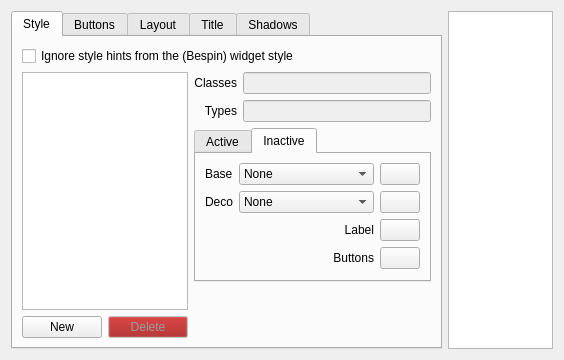
<?xml version="1.0" encoding="UTF-8"?>
<ui version="4.0">
 <class>Config</class>
 <widget class="QWidget" name="Config">
  <property name="geometry">
   <rect>
    <x>0</x>
    <y>0</y>
    <width>564</width>
    <height>360</height>
   </rect>
  </property>
  <property name="windowTitle">
   <string>Bespin KWin Client Config</string>
  </property>
  <layout class="QHBoxLayout" name="horizontalLayout">
   <item>
    <widget class="QTabWidget" name="tabWidget">
     <property name="tabPosition">
      <enum>QTabWidget::North</enum>
     </property>
     <property name="currentIndex">
      <number>0</number>
     </property>
     <widget class="QWidget" name="tab">
      <attribute name="title">
       <string>Style</string>
      </attribute>
      <layout class="QGridLayout" name="gridLayout">
       <item row="3" column="3">
        <widget class="QLineEdit" name="wmTypes">
         <property name="enabled">
          <bool>false</bool>
         </property>
        </widget>
       </item>
       <item row="0" column="0" rowspan="2" colspan="4">
        <widget class="QCheckBox" name="forceUserColors">
         <property name="text">
          <string>Ignore style hints from the (Bespin) widget style</string>
         </property>
        </widget>
       </item>
       <item row="4" column="2" colspan="2">
        <widget class="QTabWidget" name="tabWidget_2">
         <property name="currentIndex">
          <number>1</number>
         </property>
         <property name="documentMode">
          <bool>false</bool>
         </property>
         <widget class="QWidget" name="tab_3">
          <attribute name="title">
           <string>Active</string>
          </attribute>
          <layout class="QGridLayout" name="gridLayout_2">
           <item row="0" column="0">
            <widget class="QLabel" name="label_8">
             <property name="text">
              <string>Base</string>
             </property>
            </widget>
           </item>
           <item row="0" column="1">
            <widget class="QComboBox" name="actGrad">
             <item>
              <property name="text">
               <string>None</string>
              </property>
             </item>
             <item>
              <property name="text">
               <string>Simple</string>
              </property>
             </item>
             <item>
              <property name="text">
               <string>Button</string>
              </property>
             </item>
             <item>
              <property name="text">
               <string>Sunken</string>
              </property>
             </item>
             <item>
              <property name="text">
               <string>Gloss</string>
              </property>
             </item>
             <item>
              <property name="text">
               <string>Glass</string>
              </property>
             </item>
             <item>
              <property name="text">
               <string>Metal</string>
              </property>
             </item>
             <item>
              <property name="text">
               <string>Cloudy</string>
              </property>
             </item>
             <item>
              <property name="text">
               <string>Shiny</string>
              </property>
             </item>
             <item>
              <property name="text">
               <string>Stone</string>
              </property>
             </item>
             <item>
              <property name="text">
               <string>Flat</string>
              </property>
             </item>
             <item>
              <property name="text">
               <string>Vertical gradient</string>
              </property>
             </item>
             <item>
              <property name="text">
               <string>Horizontal gradient</string>
              </property>
             </item>
            </widget>
           </item>
           <item row="0" column="2">
            <widget class="KColorButton" name="actColor">
             <property name="enabled">
              <bool>true</bool>
             </property>
            </widget>
           </item>
           <item row="1" column="0">
            <widget class="QLabel" name="label_7">
             <property name="text">
              <string>Deco</string>
             </property>
            </widget>
           </item>
           <item row="1" column="1">
            <widget class="QComboBox" name="actGrad2">
             <item>
              <property name="text">
               <string>None</string>
              </property>
             </item>
             <item>
              <property name="text">
               <string>Simple</string>
              </property>
             </item>
             <item>
              <property name="text">
               <string>Button</string>
              </property>
             </item>
             <item>
              <property name="text">
               <string>Sunken</string>
              </property>
             </item>
             <item>
              <property name="text">
               <string>Gloss</string>
              </property>
             </item>
             <item>
              <property name="text">
               <string>Glass</string>
              </property>
             </item>
             <item>
              <property name="text">
               <string>Metal</string>
              </property>
             </item>
             <item>
              <property name="text">
               <string>Cloudy</string>
              </property>
             </item>
             <item>
              <property name="text">
               <string>Shiny</string>
              </property>
             </item>
             <item>
              <property name="text">
               <string>Stone</string>
              </property>
             </item>
            </widget>
           </item>
           <item row="1" column="2">
            <widget class="KColorButton" name="actColor2">
             <property name="enabled">
              <bool>true</bool>
             </property>
            </widget>
           </item>
           <item row="2" column="1">
            <widget class="QLabel" name="label_15">
             <property name="text">
              <string>Label</string>
             </property>
             <property name="alignment">
              <set>Qt::AlignRight|Qt::AlignTrailing|Qt::AlignVCenter</set>
             </property>
            </widget>
           </item>
           <item row="2" column="2">
            <widget class="KColorButton" name="actText">
             <property name="enabled">
              <bool>true</bool>
             </property>
            </widget>
           </item>
           <item row="3" column="1">
            <widget class="QLabel" name="label_16">
             <property name="text">
              <string>Buttons</string>
             </property>
             <property name="alignment">
              <set>Qt::AlignRight|Qt::AlignTrailing|Qt::AlignVCenter</set>
             </property>
            </widget>
           </item>
           <item row="3" column="2">
            <widget class="KColorButton" name="actButtons">
             <property name="enabled">
              <bool>true</bool>
             </property>
            </widget>
           </item>
          </layout>
         </widget>
         <widget class="QWidget" name="tab_4">
          <attribute name="title">
           <string>Inactive</string>
          </attribute>
          <layout class="QGridLayout" name="gridLayout_5">
           <item row="1" column="2">
            <widget class="KColorButton" name="inactColor2">
             <property name="enabled">
              <bool>true</bool>
             </property>
            </widget>
           </item>
           <item row="3" column="1">
            <widget class="QLabel" name="label_14">
             <property name="text">
              <string>Buttons</string>
             </property>
             <property name="alignment">
              <set>Qt::AlignRight|Qt::AlignTrailing|Qt::AlignVCenter</set>
             </property>
            </widget>
           </item>
           <item row="3" column="2">
            <widget class="KColorButton" name="inactButtons">
             <property name="enabled">
              <bool>true</bool>
             </property>
            </widget>
           </item>
           <item row="0" column="2">
            <widget class="KColorButton" name="inactColor">
             <property name="enabled">
              <bool>true</bool>
             </property>
            </widget>
           </item>
           <item row="0" column="1">
            <widget class="QComboBox" name="inactGrad">
             <item>
              <property name="text">
               <string>None</string>
              </property>
             </item>
             <item>
              <property name="text">
               <string>Simple</string>
              </property>
             </item>
             <item>
              <property name="text">
               <string>Button</string>
              </property>
             </item>
             <item>
              <property name="text">
               <string>Sunken</string>
              </property>
             </item>
             <item>
              <property name="text">
               <string>Gloss</string>
              </property>
             </item>
             <item>
              <property name="text">
               <string>Glass</string>
              </property>
             </item>
             <item>
              <property name="text">
               <string>Metal</string>
              </property>
             </item>
             <item>
              <property name="text">
               <string>Cloudy</string>
              </property>
             </item>
             <item>
              <property name="text">
               <string>Shiny</string>
              </property>
             </item>
             <item>
              <property name="text">
               <string>Stone</string>
              </property>
             </item>
             <item>
              <property name="text">
               <string>Flat</string>
              </property>
             </item>
             <item>
              <property name="text">
               <string>Vertical gradient</string>
              </property>
             </item>
             <item>
              <property name="text">
               <string>Horizontal gradient</string>
              </property>
             </item>
            </widget>
           </item>
           <item row="2" column="2">
            <widget class="KColorButton" name="inactText">
             <property name="enabled">
              <bool>true</bool>
             </property>
            </widget>
           </item>
           <item row="1" column="0">
            <widget class="QLabel" name="label_9">
             <property name="text">
              <string>Deco</string>
             </property>
            </widget>
           </item>
           <item row="0" column="0">
            <widget class="QLabel" name="label_6">
             <property name="text">
              <string>Base</string>
             </property>
            </widget>
           </item>
           <item row="1" column="1">
            <widget class="QComboBox" name="inactGrad2">
             <item>
              <property name="text">
               <string>None</string>
              </property>
             </item>
             <item>
              <property name="text">
               <string>Simple</string>
              </property>
             </item>
             <item>
              <property name="text">
               <string>Button</string>
              </property>
             </item>
             <item>
              <property name="text">
               <string>Sunken</string>
              </property>
             </item>
             <item>
              <property name="text">
               <string>Gloss</string>
              </property>
             </item>
             <item>
              <property name="text">
               <string>Glass</string>
              </property>
             </item>
             <item>
              <property name="text">
               <string>Metal</string>
              </property>
             </item>
             <item>
              <property name="text">
               <string>Cloudy</string>
              </property>
             </item>
             <item>
              <property name="text">
               <string>Shiny</string>
              </property>
             </item>
             <item>
              <property name="text">
               <string>Stone</string>
              </property>
             </item>
            </widget>
           </item>
           <item row="2" column="1">
            <widget class="QLabel" name="label_13">
             <property name="text">
              <string>Label</string>
             </property>
             <property name="alignment">
              <set>Qt::AlignRight|Qt::AlignTrailing|Qt::AlignVCenter</set>
             </property>
            </widget>
           </item>
          </layout>
         </widget>
        </widget>
       </item>
       <item row="5" column="3">
        <spacer name="verticalSpacer">
         <property name="orientation">
          <enum>Qt::Vertical</enum>
         </property>
         <property name="sizeHint" stdset="0">
          <size>
           <width>39</width>
           <height>51</height>
          </size>
         </property>
        </spacer>
       </item>
       <item row="6" column="0">
        <widget class="QPushButton" name="newPreset">
         <property name="text">
          <string>New</string>
         </property>
        </widget>
       </item>
       <item row="6" column="1">
        <widget class="QPushButton" name="deletePreset">
         <property name="enabled">
          <bool>false</bool>
         </property>
         <property name="palette">
          <palette>
           <active>
            <colorrole role="Button">
             <brush brushstyle="SolidPattern">
              <color alpha="255">
               <red>156</red>
               <green>14</green>
               <blue>14</blue>
              </color>
             </brush>
            </colorrole>
            <colorrole role="ButtonText">
             <brush brushstyle="SolidPattern">
              <color alpha="255">
               <red>255</red>
               <green>255</green>
               <blue>255</blue>
              </color>
             </brush>
            </colorrole>
           </active>
           <inactive>
            <colorrole role="Button">
             <brush brushstyle="SolidPattern">
              <color alpha="255">
               <red>156</red>
               <green>14</green>
               <blue>14</blue>
              </color>
             </brush>
            </colorrole>
            <colorrole role="ButtonText">
             <brush brushstyle="SolidPattern">
              <color alpha="255">
               <red>255</red>
               <green>255</green>
               <blue>255</blue>
              </color>
             </brush>
            </colorrole>
           </inactive>
           <disabled>
            <colorrole role="Button">
             <brush brushstyle="SolidPattern">
              <color alpha="255">
               <red>156</red>
               <green>14</green>
               <blue>14</blue>
              </color>
             </brush>
            </colorrole>
            <colorrole role="ButtonText">
             <brush brushstyle="SolidPattern">
              <color alpha="255">
               <red>157</red>
               <green>156</green>
               <blue>156</blue>
              </color>
             </brush>
            </colorrole>
           </disabled>
          </palette>
         </property>
         <property name="text">
          <string>Delete</string>
         </property>
        </widget>
       </item>
       <item row="6" column="2" colspan="2">
        <spacer name="horizontalSpacer_6">
         <property name="orientation">
          <enum>Qt::Horizontal</enum>
         </property>
         <property name="sizeHint" stdset="0">
          <size>
           <width>180</width>
           <height>20</height>
          </size>
         </property>
        </spacer>
       </item>
       <item row="3" column="2">
        <widget class="QLabel" name="label_2">
         <property name="text">
          <string>Types</string>
         </property>
         <property name="alignment">
          <set>Qt::AlignRight|Qt::AlignTrailing|Qt::AlignVCenter</set>
         </property>
        </widget>
       </item>
       <item row="2" column="3">
        <widget class="QLineEdit" name="wmClasses">
         <property name="enabled">
          <bool>false</bool>
         </property>
        </widget>
       </item>
       <item row="2" column="2">
        <widget class="QLabel" name="label">
         <property name="text">
          <string>Classes</string>
         </property>
         <property name="alignment">
          <set>Qt::AlignRight|Qt::AlignTrailing|Qt::AlignVCenter</set>
         </property>
        </widget>
       </item>
       <item row="2" column="0" rowspan="4" colspan="2">
        <widget class="QListWidget" name="presets"/>
       </item>
      </layout>
     </widget>
     <widget class="QWidget" name="Seite_2">
      <attribute name="title">
       <string>Buttons</string>
      </attribute>
      <layout class="QVBoxLayout" name="verticalLayout">
       <item>
        <layout class="QFormLayout" name="formLayout_2">
         <property name="fieldGrowthPolicy">
          <enum>QFormLayout::FieldsStayAtSizeHint</enum>
         </property>
         <item row="0" column="0">
          <widget class="QLabel" name="label_11">
           <property name="text">
            <string>Icons</string>
           </property>
          </widget>
         </item>
         <item row="0" column="1">
          <widget class="QComboBox" name="iconVariant">
           <property name="sizePolicy">
            <sizepolicy hsizetype="Preferred" vsizetype="Fixed">
             <horstretch>0</horstretch>
             <verstretch>0</verstretch>
            </sizepolicy>
           </property>
           <item>
            <property name="text">
             <string>Square (1st gen)</string>
            </property>
           </item>
           <item>
            <property name="text">
             <string>Round (2nd gen)</string>
            </property>
           </item>
           <item>
            <property name="text">
             <string>TheRob (3rd gen)</string>
            </property>
           </item>
           <item>
            <property name="text">
             <string>LasseKongo (nogen)</string>
            </property>
           </item>
          </widget>
         </item>
         <item row="2" column="1">
          <widget class="QComboBox" name="buttonGradient">
           <property name="enabled">
            <bool>false</bool>
           </property>
           <item>
            <property name="text">
             <string>None</string>
            </property>
           </item>
           <item>
            <property name="text">
             <string>Simple</string>
            </property>
           </item>
           <item>
            <property name="text">
             <string>Button</string>
            </property>
           </item>
           <item>
            <property name="text">
             <string>Sunken</string>
            </property>
           </item>
           <item>
            <property name="text">
             <string>Gloss</string>
            </property>
           </item>
           <item>
            <property name="text">
             <string>Glass</string>
            </property>
           </item>
           <item>
            <property name="text">
             <string>Metal</string>
            </property>
           </item>
           <item>
            <property name="text">
             <string>Cloudy</string>
            </property>
           </item>
           <item>
            <property name="text">
             <string>Shiny</string>
            </property>
           </item>
          </widget>
         </item>
         <item row="6" column="0">
          <widget class="QLabel" name="label_4">
           <property name="text">
            <string>Unhovered button</string>
           </property>
           <property name="alignment">
            <set>Qt::AlignRight|Qt::AlignTrailing|Qt::AlignVCenter</set>
           </property>
          </widget>
         </item>
         <item row="6" column="1">
          <widget class="QComboBox" name="slickButtons">
           <item>
            <property name="text">
             <string>Scaled icons</string>
            </property>
           </item>
           <item>
            <property name="text">
             <string>Dots</string>
            </property>
           </item>
           <item>
            <property name="text">
             <string>Bricks</string>
            </property>
           </item>
          </widget>
         </item>
         <item row="7" column="0">
          <widget class="QLabel" name="label_3">
           <property name="font">
            <font>
             <weight>50</weight>
             <bold>false</bold>
            </font>
           </property>
           <property name="text">
            <string>Multibutton order</string>
           </property>
          </widget>
         </item>
         <item row="7" column="1">
          <widget class="QLineEdit" name="multibutton"/>
         </item>
         <item row="2" column="0">
          <widget class="QCheckBox" name="buttonnyButton">
           <property name="text">
            <string>More traditional button</string>
           </property>
          </widget>
         </item>
         <item row="4" column="0">
          <widget class="QLabel" name="label_17">
           <property name="enabled">
            <bool>false</bool>
           </property>
           <property name="text">
            <string>Depth</string>
           </property>
          </widget>
         </item>
         <item row="4" column="1">
          <widget class="QSpinBox" name="buttonDepth">
           <property name="enabled">
            <bool>false</bool>
           </property>
           <property name="maximum">
            <number>4</number>
           </property>
           <property name="value">
            <number>1</number>
           </property>
          </widget>
         </item>
         <item row="5" column="1">
          <widget class="QCheckBox" name="invertedButtons">
           <property name="enabled">
            <bool>false</bool>
           </property>
           <property name="text">
            <string>Inverted colors</string>
           </property>
          </widget>
         </item>
        </layout>
       </item>
       <item>
        <widget class="QCheckBox" name="inactiveButtons">
         <property name="text">
          <string>Show Icons on inactive windows</string>
         </property>
        </widget>
       </item>
       <item>
        <spacer name="verticalSpacer_2">
         <property name="orientation">
          <enum>Qt::Vertical</enum>
         </property>
         <property name="sizeHint" stdset="0">
          <size>
           <width>20</width>
           <height>40</height>
          </size>
         </property>
        </spacer>
       </item>
      </layout>
     </widget>
     <widget class="QWidget" name="Seite">
      <attribute name="title">
       <string>Layout</string>
      </attribute>
      <layout class="QGridLayout" name="gridLayout_3">
       <item row="2" column="1" colspan="2">
        <widget class="QLabel" name="label_22">
         <property name="text">
          <string>Base</string>
         </property>
         <property name="alignment">
          <set>Qt::AlignLeading|Qt::AlignLeft|Qt::AlignVCenter</set>
         </property>
        </widget>
       </item>
       <item row="2" column="0">
        <widget class="QLabel" name="label_20">
         <property name="font">
          <font>
           <weight>75</weight>
           <bold>true</bold>
          </font>
         </property>
         <property name="text">
          <string>Border widths:</string>
         </property>
         <property name="alignment">
          <set>Qt::AlignLeading|Qt::AlignLeft|Qt::AlignTop</set>
         </property>
        </widget>
       </item>
       <item row="2" column="4">
        <widget class="QLabel" name="label_21">
         <property name="text">
          <string>Edges</string>
         </property>
         <property name="alignment">
          <set>Qt::AlignLeading|Qt::AlignLeft|Qt::AlignVCenter</set>
         </property>
        </widget>
       </item>
       <item row="3" column="3">
        <spacer name="horizontalSpacer_5">
         <property name="orientation">
          <enum>Qt::Horizontal</enum>
         </property>
         <property name="sizeType">
          <enum>QSizePolicy::Fixed</enum>
         </property>
         <property name="sizeHint" stdset="0">
          <size>
           <width>16</width>
           <height>20</height>
          </size>
         </property>
        </spacer>
       </item>
       <item row="3" column="4">
        <widget class="QSpinBox" name="edgeSize">
         <property name="suffix">
          <string>px</string>
         </property>
         <property name="maximum">
          <number>32</number>
         </property>
        </widget>
       </item>
       <item row="5" column="2">
        <spacer name="verticalSpacer_4">
         <property name="orientation">
          <enum>Qt::Vertical</enum>
         </property>
         <property name="sizeHint" stdset="0">
          <size>
           <width>20</width>
           <height>40</height>
          </size>
         </property>
        </spacer>
       </item>
       <item row="3" column="1" colspan="2">
        <widget class="QSpinBox" name="baseSize">
         <property name="suffix">
          <string>px</string>
         </property>
         <property name="maximum">
          <number>32</number>
         </property>
        </widget>
       </item>
       <item row="3" column="5">
        <spacer name="horizontalSpacer_7">
         <property name="orientation">
          <enum>Qt::Horizontal</enum>
         </property>
         <property name="sizeHint" stdset="0">
          <size>
           <width>40</width>
           <height>20</height>
          </size>
         </property>
        </spacer>
       </item>
       <item row="1" column="0" colspan="6">
        <widget class="QCheckBox" name="verticalTitlebar">
         <property name="text">
          <string>Netbook compatible titlebar orientation ;-)</string>
         </property>
        </widget>
       </item>
       <item row="0" column="0" colspan="6">
        <widget class="QCheckBox" name="roundCorners">
         <property name="text">
          <string>Round window corners</string>
         </property>
        </widget>
       </item>
       <item row="4" column="0" colspan="6">
        <widget class="QCheckBox" name="resizeCorner">
         <property name="text">
          <string>Show resize grip</string>
         </property>
        </widget>
       </item>
      </layout>
     </widget>
     <widget class="QWidget" name="tab_2">
      <attribute name="title">
       <string>Title</string>
      </attribute>
      <layout class="QFormLayout" name="formLayout_4">
       <property name="fieldGrowthPolicy">
        <enum>QFormLayout::FieldsStayAtSizeHint</enum>
       </property>
       <item row="1" column="0">
        <widget class="QLabel" name="label_10">
         <property name="text">
          <string>Title alignment</string>
         </property>
        </widget>
       </item>
       <item row="1" column="1">
        <widget class="QWidget" name="widget" native="true">
         <property name="minimumSize">
          <size>
           <width>0</width>
           <height>0</height>
          </size>
         </property>
         <layout class="QGridLayout" name="gridLayout_10">
          <property name="margin">
           <number>0</number>
          </property>
          <item row="0" column="0">
           <spacer name="horizontalSpacer">
            <property name="orientation">
             <enum>Qt::Horizontal</enum>
            </property>
            <property name="sizeHint" stdset="0">
             <size>
              <width>1</width>
              <height>14</height>
             </size>
            </property>
           </spacer>
          </item>
          <item row="0" column="1">
           <widget class="QRadioButton" name="titleLeft">
            <property name="text">
             <string/>
            </property>
           </widget>
          </item>
          <item row="0" column="2">
           <spacer name="horizontalSpacer_3">
            <property name="orientation">
             <enum>Qt::Horizontal</enum>
            </property>
            <property name="sizeHint" stdset="0">
             <size>
              <width>1</width>
              <height>1</height>
             </size>
            </property>
           </spacer>
          </item>
          <item row="0" column="3">
           <widget class="QRadioButton" name="titleCenter">
            <property name="text">
             <string/>
            </property>
           </widget>
          </item>
          <item row="0" column="4">
           <spacer name="horizontalSpacer_4">
            <property name="orientation">
             <enum>Qt::Horizontal</enum>
            </property>
            <property name="sizeHint" stdset="0">
             <size>
              <width>1</width>
              <height>1</height>
             </size>
            </property>
           </spacer>
          </item>
          <item row="0" column="5">
           <widget class="QRadioButton" name="titleRight">
            <property name="text">
             <string/>
            </property>
           </widget>
          </item>
          <item row="0" column="6">
           <spacer name="horizontalSpacer_2">
            <property name="orientation">
             <enum>Qt::Horizontal</enum>
            </property>
            <property name="sizeHint" stdset="0">
             <size>
              <width>1</width>
              <height>1</height>
             </size>
            </property>
           </spacer>
          </item>
         </layout>
        </widget>
       </item>
       <item row="5" column="0">
        <widget class="QLabel" name="label_5">
         <property name="text">
          <string>Titlebar padding</string>
         </property>
         <property name="alignment">
          <set>Qt::AlignLeading|Qt::AlignLeft|Qt::AlignVCenter</set>
         </property>
        </widget>
       </item>
       <item row="5" column="1">
        <widget class="QSpinBox" name="titlePadding">
         <property name="sizePolicy">
          <sizepolicy hsizetype="Maximum" vsizetype="Fixed">
           <horstretch>0</horstretch>
           <verstretch>0</verstretch>
          </sizepolicy>
         </property>
         <property name="suffix">
          <string>px</string>
         </property>
         <property name="maximum">
          <number>10</number>
         </property>
        </widget>
       </item>
       <item row="7" column="0">
        <widget class="QLabel" name="label_12">
         <property name="text">
          <string>Force small titlebar for</string>
         </property>
        </widget>
       </item>
       <item row="7" column="1">
        <widget class="QLineEdit" name="smallTitleClasses"/>
       </item>
       <item row="4" column="1">
        <widget class="QCheckBox" name="trimmTitle">
         <property name="text">
          <string/>
         </property>
        </widget>
       </item>
       <item row="2" column="1">
        <widget class="QCheckBox" name="borderLines">
         <property name="text">
          <string/>
         </property>
        </widget>
       </item>
       <item row="4" column="0">
        <widget class="QLabel" name="label_23">
         <property name="text">
          <string>Trimm title</string>
         </property>
        </widget>
       </item>
       <item row="2" column="0">
        <widget class="QLabel" name="label_24">
         <property name="text">
          <string>Draw titlewings on active window</string>
         </property>
        </widget>
       </item>
      </layout>
     </widget>
     <widget class="QWidget" name="tab_5">
      <attribute name="title">
       <string>Shadows</string>
      </attribute>
      <layout class="QFormLayout" name="formLayout_3">
       <item row="1" column="0">
        <widget class="QLabel" name="label_18">
         <property name="text">
          <string>Inactive windows</string>
         </property>
        </widget>
       </item>
       <item row="1" column="1">
        <widget class="QSlider" name="inactiveShadowSize">
         <property name="sizePolicy">
          <sizepolicy hsizetype="MinimumExpanding" vsizetype="Fixed">
           <horstretch>0</horstretch>
           <verstretch>0</verstretch>
          </sizepolicy>
         </property>
         <property name="minimumSize">
          <size>
           <width>128</width>
           <height>0</height>
          </size>
         </property>
         <property name="minimum">
          <number>8</number>
         </property>
         <property name="maximum">
          <number>72</number>
         </property>
         <property name="pageStep">
          <number>8</number>
         </property>
         <property name="value">
          <number>12</number>
         </property>
         <property name="orientation">
          <enum>Qt::Horizontal</enum>
         </property>
         <property name="tickPosition">
          <enum>QSlider::TicksBelow</enum>
         </property>
         <property name="tickInterval">
          <number>8</number>
         </property>
        </widget>
       </item>
       <item row="2" column="0">
        <widget class="QLabel" name="label_19">
         <property name="text">
          <string>Active windows</string>
         </property>
        </widget>
       </item>
       <item row="2" column="1">
        <widget class="QSlider" name="activeShadowSize">
         <property name="sizePolicy">
          <sizepolicy hsizetype="MinimumExpanding" vsizetype="Fixed">
           <horstretch>0</horstretch>
           <verstretch>0</verstretch>
          </sizepolicy>
         </property>
         <property name="minimumSize">
          <size>
           <width>128</width>
           <height>0</height>
          </size>
         </property>
         <property name="minimum">
          <number>8</number>
         </property>
         <property name="maximum">
          <number>72</number>
         </property>
         <property name="pageStep">
          <number>8</number>
         </property>
         <property name="value">
          <number>48</number>
         </property>
         <property name="orientation">
          <enum>Qt::Horizontal</enum>
         </property>
         <property name="tickPosition">
          <enum>QSlider::TicksAbove</enum>
         </property>
         <property name="tickInterval">
          <number>8</number>
         </property>
        </widget>
       </item>
       <item row="0" column="1">
        <widget class="KColorButton" name="shadowColor">
         <property name="enabled">
          <bool>false</bool>
         </property>
        </widget>
       </item>
       <item row="0" column="0">
        <widget class="QCheckBox" name="halo">
         <property name="text">
          <string>Halo</string>
         </property>
        </widget>
       </item>
      </layout>
     </widget>
    </widget>
   </item>
   <item>
    <widget class="QTextBrowser" name="onlinehelp">
     <property name="focusPolicy">
      <enum>Qt::NoFocus</enum>
     </property>
     <property name="frameShape">
      <enum>QFrame::StyledPanel</enum>
     </property>
     <property name="frameShadow">
      <enum>QFrame::Plain</enum>
     </property>
     <property name="lineWidth">
      <number>0</number>
     </property>
    </widget>
   </item>
  </layout>
  <zorder>onlinehelp</zorder>
  <zorder>tabWidget</zorder>
 </widget>
 <customwidgets>
  <customwidget>
   <class>KColorButton</class>
   <extends>QPushButton</extends>
   <header>kcolorbutton.h</header>
  </customwidget>
 </customwidgets>
 <resources/>
 <connections>
  <connection>
   <sender>halo</sender>
   <signal>toggled(bool)</signal>
   <receiver>shadowColor</receiver>
   <slot>setEnabled(bool)</slot>
   <hints>
    <hint type="sourcelabel">
     <x>15</x>
     <y>34</y>
    </hint>
    <hint type="destinationlabel">
     <x>70</x>
     <y>34</y>
    </hint>
   </hints>
  </connection>
  <connection>
   <sender>buttonnyButton</sender>
   <signal>toggled(bool)</signal>
   <receiver>buttonGradient</receiver>
   <slot>setEnabled(bool)</slot>
   <hints>
    <hint type="sourcelabel">
     <x>143</x>
     <y>80</y>
    </hint>
    <hint type="destinationlabel">
     <x>282</x>
     <y>82</y>
    </hint>
   </hints>
  </connection>
  <connection>
   <sender>buttonnyButton</sender>
   <signal>toggled(bool)</signal>
   <receiver>buttonDepth</receiver>
   <slot>setEnabled(bool)</slot>
   <hints>
    <hint type="sourcelabel">
     <x>121</x>
     <y>79</y>
    </hint>
    <hint type="destinationlabel">
     <x>256</x>
     <y>112</y>
    </hint>
   </hints>
  </connection>
  <connection>
   <sender>buttonnyButton</sender>
   <signal>toggled(bool)</signal>
   <receiver>label_17</receiver>
   <slot>setEnabled(bool)</slot>
   <hints>
    <hint type="sourcelabel">
     <x>140</x>
     <y>79</y>
    </hint>
    <hint type="destinationlabel">
     <x>226</x>
     <y>131</y>
    </hint>
   </hints>
  </connection>
  <connection>
   <sender>buttonnyButton</sender>
   <signal>toggled(bool)</signal>
   <receiver>invertedButtons</receiver>
   <slot>setEnabled(bool)</slot>
   <hints>
    <hint type="sourcelabel">
     <x>122</x>
     <y>89</y>
    </hint>
    <hint type="destinationlabel">
     <x>281</x>
     <y>150</y>
    </hint>
   </hints>
  </connection>
 </connections>
</ui>
